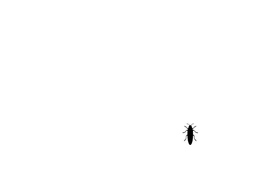
#> input picture webTestImages/search4.jpg, 256 x 192 px, shrunk from 800 x 600 before the run
$ python main.py   (Python 2 division)   (older library calls are emulated)
#> lines starting #> are read from the running program, lines starting #| are printed output that depends on the picture
### FindAndCrop.py

import Image
import PIL.ImageOps

def readImageBlackPixels(img):
    blackPixels=[]
    for i in range(img.size[0]):
        for j in range(img.size[1]):
            if(pixelNonWhite(img.getpixel((i,j)))):
                blackPixels.append((i,j))
    return blackPixels

def pixelNonWhite(pxl):
    limit = 240
    for i in pxl:
        if(i<220):
            return True
    return False

# [10 lines left out: function getCenter, not called in this run]

def findBiggestAndSmallest(l, ind, max, min):
    biggest=min
    smallest=max
    for item in l:
        num = item[ind]
        if(num>biggest):
            biggest=num
        elif(num<smallest):
            smallest=num

    return (biggest,smallest)

def invertFindAndCropImg(img):
    invImg = PIL.ImageOps.invert(img)
    return findAndCropImg(invImg)

def findAndCropImg(img):
    l = readImageBlackPixels(img)
    maxX, minX = findBiggestAndSmallest(l, 0, img.size[0],0)
    maxY, minY = findBiggestAndSmallest(l, 1, img.size[1],0)
    return img.crop((minX,minY,maxX,maxY+1))


def findAndCrop(imgName):
#> called with imgName = 'webTestImages/search4.jpg'
    img = Image.open(imgName)
#> img is the input picture: PIL image 256x192 RGB; min 0, max 255, mean 254.4
    return findAndCropImg(img)
#> the loop in findBiggestAndSmallest, `for item in l:` made 154 passes
#> item on passes 1 to 3: (182, 132), (183, 132), (184, 126)
#> the loop in findBiggestAndSmallest (call 2), `for item in l:` made 154 passes

# [14 lines of commented-out code are left out]

### helputil.py

def calcWeightedCenterX(img, min, max):
    list = readImagePixelsWithinLimit(img, min, max)
    sumX = 0
    for i in list:
        sumX += i[0]
    return sumX/len(list)

# [21 lines left out: functions cropImage, findBiggestAndSmallest, not called in this run]


def readImagePixelsWithinLimit(img, min, max):
#> called with min = 200, max = 255
    resultPixels=[]
    for i in range(img.size[0]):
        for j in range(img.size[1]):
            if(pixelInLimit(img.getpixel((i,j)), min, max)):
                # if(j==0):
                    # print 'add ' + str(i) + ' ' + str(j)
                resultPixels.append((i,j))
    return resultPixels


def pixelInLimit(pxl, min, max):
    for i in pxl:
        # print i
        if(i>max or i<min):
            # print 'f'
            return False
    return True


# [7 lines that do not run on import are left out]


### SymmetryCalc.py

import Image
import PIL.ImageOps
import helputil

# relevant brightness area to be compared
# when calculating symmetry
class ReferenceLimit:
    def __init__(self, pmin, pmax):
        self.max=pmax
        self.min=pmin

class SymmetryCalc:

    def __init__(self):
        pass

    def __init__(self, image, reference, weightedCenter=False):
        self.img=image
        self.centerX = self.img.size[0]/2
        self.height = self.img.size[1]
        self.remainder = self.img.size[0]%2
        self.x1s = 0
        self.x2s = 0
        self.rf = reference
        self.wCntr = weightedCenter
        if(self.wCntr):
            self.setupWCenter()


    # [11 lines left out: function setImage, not called in this run]

    def setupWCenter(self):
        self.wCenter = helputil.calcWeightedCenterX(self.img, self.rf.min, self.rf.max)
#> the loop in calcWeightedCenterX, `for i in list:` made 78 passes
#> i on passes 1 to 12: (3, 7), (3, 12), (4, 5), (4, 6), (4, 7), (4, 8), (4, 9), (4, 10), (4, 11), (4, 12), (4, 13), (4, 14)

    def calcSymmetry(self):
        self.decideStartPoints()

        symSum = 0
        for y in range(0, self.height):
            # symSum += self.calcRowSymmetry(y)
            sym = self.calcRowSymmetry(y)
            # print sym
            symSum += sym

        return symSum

    def decideStartPoints(self):
        x1start=0
        x2start=0
        if(not(self.wCntr)):
            if(self.remainder==0):
                x1start=self.centerX
                x2start=self.centerX+1
            else:
                x1start=self.centerX-1
                x2start=self.centerX+1
        else:
            x1start=self.wCenter
            x2start=self.wCenter+1

        self.x1s = x1start
        self.x2s = x2start

    def calcRowSymmetry(self, y):
        sum=0
        center = 0
        #half = self.img.size[0]/2 - 1
        half = self.decideSymmetryCalcLength()
        if(not(self.wCntr)):
            center = self.centerX
        else:
            center = self.wCenter

        for i in range(0, half):
            pxl1 = self.img.getpixel((center-i,y))
            pxl2 = self.img.getpixel((center+i,y))
            sum += self.comparePixels(pxl1,pxl2)
        return sum

    def decideSymmetryCalcLength(self):
        if(not(self.wCntr)):
            return self.img.size[0]/2 - 1
        else:
            distanceToEnd = abs(self.wCenter - self.img.size[0])
            # return the shorter distance:
            if(distanceToEnd<self.wCenter):
                # print distanceToEnd
                return distanceToEnd
            else:
                # print self.wCenter
                return self.wCenter


    def comparePixels(self,pxl1,pxl2):
        tolerance = 10
        if(self.referenceAreaCheck(pxl1)):
            for i in range(0,2):
                if (pxl1[i] > pxl2[i] + tolerance or
                    pxl1[i] < pxl2[i] - tolerance):
                    # print '-1'
                    return -1
            return 1
        else:
            return 0

    def referenceAreaCheck(self, pxl):
        for i in range(0,2):
            if(pxl[i]>self.rf.max or pxl[i]<self.rf.min):
                return False
        return True

# [18 lines that do not run on import are left out]

### AngleDetect2.py

import sys
import Image
import ImageFilter
import PIL.ImageOps
import operator
from SymmetryCalc import SymmetryCalc, ReferenceLimit

class AngleDetect2:

    def __init__(self, image, reference):
        self.img = PIL.ImageOps.invert(image)
        self.rf = reference
        self.symlist = {}


    def findRotationAngle(self, min, max, step):
        i = None
        # first calc symmetry without rotation
        sc = SymmetryCalc(self.img, self.rf, True)
        sym = sc.calcSymmetry()
        self.symlist[0]=sym

        for r in xrange(min,max, step):
            i = self.img.rotate(r, expand=1)

            sc = SymmetryCalc(i, self.rf, True)
            sym = sc.calcSymmetry()
            # sys.stdout.write(str(sym))
            # sys.stdout.write(' ')
            # print r
            self.symlist[r]=sym
#> this loop made 17 passes
#> pass 1, in findRotationAngle, `i = self.img.rotate(r, expand=1)`:
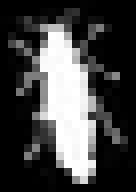
#> i: PIL image 17x24 RGB (shown 8 times larger); min 0, max 255, mean 68.4
#> after the loop:
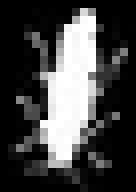
#> i: PIL image 17x24 RGB (shown 8 times larger); min 0, max 255, mean 67.6

        # list = sorted(
            # self.symlist.iteritems(),
            # key=operator.itemgetter(0))
        # print list

        rotation, bsym = self.findBiggestSymmetry()
        return rotation, bsym

    def findBiggestSymmetry(self):
        rotation = 0
        biggestSym=-1000
        for pair in self.symlist.items():
            if(pair[1]>biggestSym):
                biggestSym = pair[1]
                rotation = pair[0]
#> this loop made 18 passes
#> pair on passes 1 to 12: (0, 26), (10, 11), (20, 3), (30, -3), (40, -5), (50, -9), (60, -5), (70, 1), (80, 7), (90, 29), (100, 4), (110, -8)
        return rotation, biggestSym

    def fineTune(self, step):

        pass

    def correctRotation(self):
        step1 = 10
        a1, s1 = self.findRotationAngle(step1,180, step1)
        a2, s2 = self.findRotationAngle(a1-step1,a1+step1, 1)
#> call 2 of findRotationAngle, with min = 80, max = 100, step = 1
#> the loop in findRotationAngle (call 2), `for r in xrange(min,max, step):` made 20 passes
#> pass 1, in findRotationAngle (call 2), `i = self.img.rotate(r, expand=1)`:
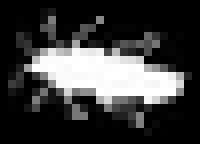
#> i: PIL image 25x18 RGB (shown 8 times larger); min 0, max 255, mean 61.1
#> pass 3, in findRotationAngle (call 2), `i = self.img.rotate(r, expand=1)`:
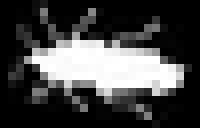
#> i: PIL image 25x16 RGB (shown 8 times larger); min 0, max 255, mean 68.9
#> after the loop in findRotationAngle (call 2), `for r in xrange(min,max, step):`:
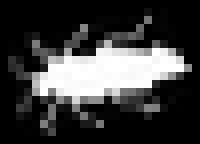
#> i: PIL image 25x18 RGB (shown 8 times larger); min 0, max 255, mean 61
#> the loop in findBiggestSymmetry (call 2), `for pair in self.symlist.items():` made 36 passes
        r1 = self.img.rotate(a2, expand=1)
        return r1


# [7 lines of commented-out code are left out]


### InsectImageDB.py


import Image
import FindAndCrop
from Comparison import Comparison
from os import walk
import os

BUG_DB_FOLDER = "bugDB"

LOAD_BUG_IMG_FOLDER = "origBugs"

class InsectImageDB:

    def __init__(self):
        # load images
        self.bugList = {}
        f = []
        for (dirpath, dirnames, filenames) in walk(BUG_DB_FOLDER):
            f.extend(filenames)

        for name in f:
            p = BUG_DB_FOLDER + os.sep + name
            img = Image.open(p)
            self.bugList[name]=img

    def getStandardImageHeight(self):
        return 150

    def resizeToStandardSize(self, img):
        stdHeight = self.getStandardImageHeight()
        height = img.size[1]
        factor = stdHeight/ float(height)
        rez = ( int(img.size[0]*factor),
                int(img.size[1]*factor))
        return img.resize(rez, Image.ANTIALIAS)
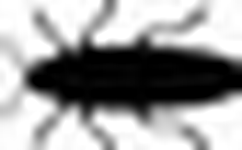
#> returned value: PIL image 242x150 RGB; min 0, max 255, mean 155.8

    def find(self, img):
        rImg = img.rotate(180)
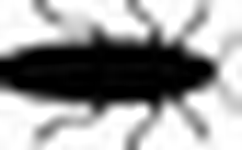
#> rImg: PIL image 242x150 RGB; min 0, max 255, mean 155.8
        for name in self.bugList:
            print 'comparing to ' + name
            img.save('comp_' + name)
            dbImg = self.bugList[name]
            cmp = Comparison(dbImg, img)
            cmp2 = Comparison(dbImg, rImg)
            print cmp.similarity
            print cmp2.similarity
            threshold = 0.89
            if(cmp.similarity>threshold or cmp2.similarity>threshold):
                print 'match !!'
                sim = cmp.similarity if cmp.similarity>cmp2.similarity else cmp2.similarity
                str0 = 'similarity = ' + str(sim) + ' with image ' + name
                return str0

        return 'not in db'

# [17 lines left out: function scaleBugImages, not called in this run]


### main.py

import sys


import FindAndCrop
from AngleDetect import AngleDetect
from AngleDetect2 import AngleDetect2
from SymmetryCalc import ReferenceLimit
from InsectImageDB import InsectImageDB
import time


# works only with images with one bug in them

if __name__ == "__main__":

    start = time.time()
    imgFile = "webTestImages/search4.jpg"
    name = ""
    if(len(sys.argv)==2):
        imgFile = sys.argv[1]
        name = imgFile.split('/')[len(imgFile.split('/'))-1].split('.')[0]

    # find black bug from image and cut it
    img = FindAndCrop.findAndCrop(imgFile)

    # rotate it
    rf = ReferenceLimit(200,255)
    ad = AngleDetect2(img, rf)
    #ad = AngleDetect(img, rf)
    rImg = ad.correctRotation()

    # crop it again
    cImg = FindAndCrop.invertFindAndCropImg(rImg)

    # scale it
    iidb = InsectImageDB()
    sImg = iidb.resizeToStandardSize(cImg)
    # sImg.save(name+'_scaled.png')

    # compare it
    searchResult = iidb.find(sImg)
    print ''
    print searchResult
#| not in db


    end = time.time()
    diff = end-start

    print 'query length in seconds:'
    print diff
